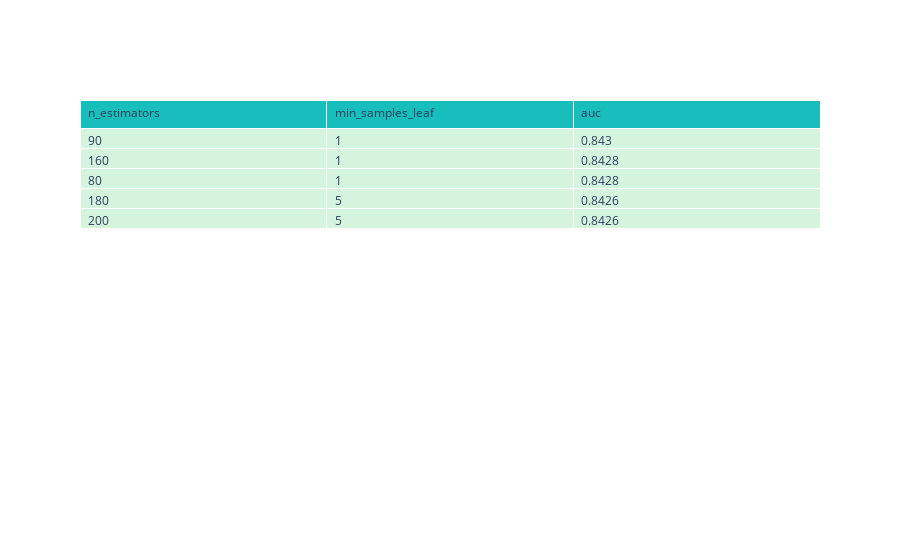

The notebook cell saved with this chart:
### Code cell
import plotly.graph_objects as go

sorted_scores = df_scores.sort_values(by='auc', ascending=False).head().round(4)

fig = go.Figure(data=[go.Table(
    header=dict(values=list(sorted_scores.columns),
                fill_color='rgb(23, 190, 187)',
                align='left'),
    cells=dict(values=[sorted_scores.n_estimators, sorted_scores.min_samples_leaf, sorted_scores.auc],
               fill_color='rgb(212, 244, 221)',
               align='left'))

])

fig.show()

### Figure 1 — Plotly figure (JSON) as saved in the notebook; plotly's stock layout.template omitted (floating-point values rounded to 4 significant figures)
{"data": [{"cells": {"align": "left", "fill": {"color": "rgb(212, 244, 221)"}, "values": [[90, 160, 80, 180, 200], [1, 1, 1, 5, 5], [0.843, 0.8428, 0.8428, 0.8426, 0.8426]]}, "header": {"align": "left", "fill": {"color": "rgb(23, 190, 187)"}, "values": ["n_estimators", "min_samples_leaf", "auc"]}, "type": "table"}], "layout": {}}
